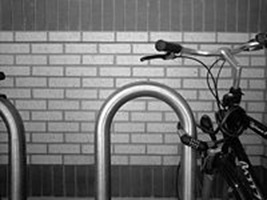
#> input picture Individual Assignment/Assignment 2/images/Bicycle.jpg, 267 x 200 px, found by its file name; its folder holds only this picture in this run
$ jupyter execute --allow-errors 'Assignment 2.ipynb'
#> lines starting #> are read from the running program, lines starting #| are printed output that depends on the picture
#> in request1, img is the input picture: shape (200, 267); min 0, max 255, mean 112.3
# Thông tin
1. MSSV: 20520465
2. Họ tên: Nguyễn Vũ Dương
3. Bài tập: 2
4. Ngày thực hiện: 07/03/2022

[cell 1]
from google.colab import drive
drive.mount('/content/drive')

#Yêu cầu 1:Đọc ảnh và hiển thị ảnh sau khi dò tìm cạnh

[cell 2]
import cv2
from google.colab.patches import cv2_imshow
import matplotlib.pyplot as plt
import numpy as np
from scipy.spatial import distance

[cell 3]
def show2image(img_src, img_rst, title1, title2):
    plt.figure(figsize=(10, 10))

    plt.subplot(1,2,1)
    plt.title(title1)
    img_src = cv2.cvtColor(img_src, cv2.COLOR_BGR2RGB)
    plt.imshow(img_src, interpolation='bicubic')

    plt.subplot(1, 2, 2)
    plt.title(title2)
    img_rst = cv2.cvtColor(img_rst.astype(np.uint8), cv2.COLOR_BGR2RGB)
    plt.imshow(img_rst, interpolation='bicubic')

[cell 4]
def sobel_filters(img):
    Sx=np.array([[-1,0,1], [-2,0,2], [-1,0,1]], np.float32)
    Sy=np.array([[1,2,1], [0,0,0], [-1,-2,-1]], np.float32)

    Ix = cv2.filter2D(img, -1, Sx)
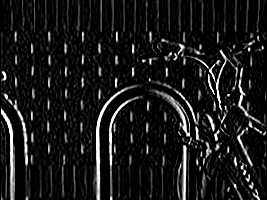
#> Ix: shape (200, 267); min 0, max 255, mean 24.6
    Iy = cv2.filter2D(img, -1, Sy)
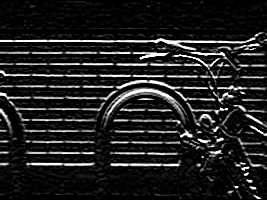
#> Iy: shape (200, 267); min 0, max 255, mean 32.1

    G = np.hypot(Ix,Iy)
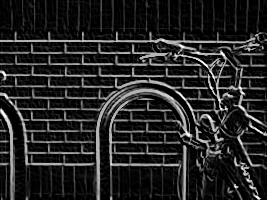
#> G: shape (200, 267) float16; min 0, max 360.5, mean 51.7; drawn with min black and max white
    G = G/G.max()*255
    theta=np.arctan2(Iy,Ix)
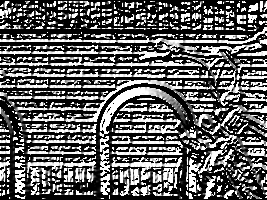
#> theta: shape (200, 267) float16; min 0, max 1.57, mean 0.609; drawn with min black and max white

    return Ix, Iy, G, theta

[cell 5]
def request1(path,img_name):
  path_img = path+img_name
  img = cv2.imread(path_img,0)
  Ix, Iy, G, theta = sobel_filters(img)
  img_name = img_name[:-4]
  show2image(img,Ix,img_name,img_name+'_Ix')
  show2image(Iy,G,img_name+'_Iy',img_name+'_G')

[cell 6]
path = '/content/drive/MyDrive/CS231.M21.KHCL/Baitap/Baitap2/images/'

[cell 7]
img_1 = 'Bicycle.jpg'
img_2 = 'bansoxe.jpg'
img_3 = 'houseg.bmp'

[cell 8]
request1(path,img_1)

#> (a cell that did not finish here is left out)


#> (a cell that did not finish here is left out)


#Yêu cầu 2:
. Viết hàm xác định đặc trưng ảnh dựa trên thông tin cạnh: theo trục x và trục y

. Tính khoảng cách euclidean giữa 2 ảnh: sử dụng thư viện của scipy

. Tính sự tương đồng theo cosin giữa 2 ảnh.

[cell 11]
def calFeartureVector(img_src):
    img_dst = img_src.copy()
    img_dst = cv2.resize(img_dst, (256, 256))
    Ix, Iy, G, theta = sobel_filters(img_dst)
    fearture = []

    for i in range(G.shape[0]):
        tmp = 0
        for j in range(G.shape[1]):
            tmp = tmp + G[i,j]
        fearture.append(tmp)
    for j in range(G.shape[1]):
        tmp = 0
        for i in range(G.shape[0]):
            tmp = tmp + G[i,j]
        fearture.append(tmp)

    return fearture

[cell 12]
def request2(path1,img1, path2,img2):
  image1 = cv2.imread(path1+img1,0)
  image2 = cv2.imread(path2+img2,0)
  fearture1 = calFeartureVector(image1)
  fearture2 = calFeartureVector(image2)
  print('euclidean distance between {} - {} is: {}'.format(img1,img2,distance.euclidean(fearture1,fearture2)))
  print('cosine-similarity between {} - {} is: {}'.format(img1,img2,1 - distance.cosine(fearture1,fearture2)))

[cell 13]
img = ['image_0814.jpg','image_0816.jpg','image_1248.jpg']

#> (a cell that did not finish here is left out)

#> (a cell that did not finish here is left out)

$ run again, on Individual Assignment/Assignment 2/images/bansoxe.jpg
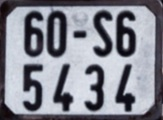
#> input picture Individual Assignment/Assignment 2/images/bansoxe.jpg, 163 x 120 px, found by its file name
#> in sobel_filters (call 2), `G = np.hypot(Ix,Iy)`:
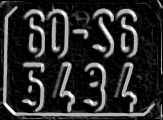
#> G: shape (120, 163) float16; min 0, max 360.5, mean 62.3; drawn with min black and max white
#> in sobel_filters (call 2), `theta=np.arctan2(Iy,Ix)`:
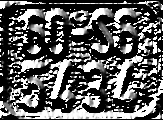
#> theta: shape (120, 163) float16; min 0, max 1.57, mean 0.581; drawn with min black and max white

$ run again, on Individual Assignment/Assignment 2/images/houseg.bmp
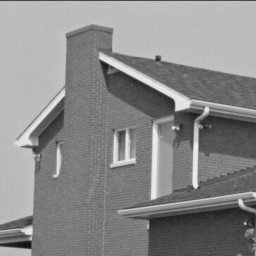
#> input picture Individual Assignment/Assignment 2/images/houseg.bmp, 256 x 256 px, found by its file name
#> in request1, img is the input picture: shape (256, 256); min 12, max 247, mean 137.6
#> in sobel_filters (call 3), `G = np.hypot(Ix,Iy)`:
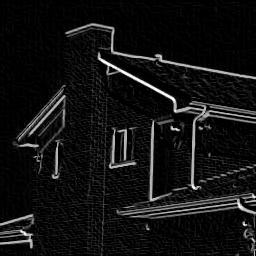
#> G: shape (256, 256) float16; min 0, max 360.5, mean 25.4; drawn with min black and max white
#> in sobel_filters (call 3), `theta=np.arctan2(Iy,Ix)`:
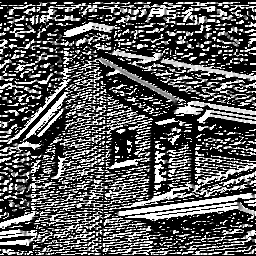
#> theta: shape (256, 256) float16; min 0, max 1.57, mean 0.557; drawn with min black and max white
